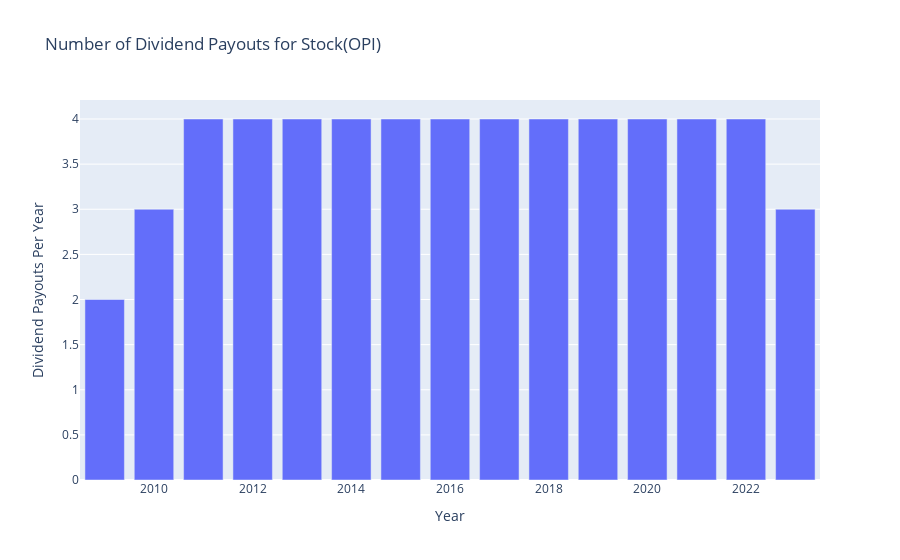

Here is the notebook cell this chart was saved with:
### Code cell
#  plot the data using plotly express
px.bar(df3, x=df3.index, y='Dividend Payouts Per Year', title=f'Number of Dividend Payouts for Stock({ticker})')

### Figure 1 — Plotly figure (JSON) as saved in the notebook; plotly's stock layout.template omitted (floating-point values rounded to 4 significant figures)
{"data": [{"alignmentgroup": "True", "hovertemplate": "Year=%{x}<br>Dividend Payouts Per Year=%{y}<extra></extra>", "legendgroup": "", "marker": {"color": "#636efa", "pattern": {"shape": ""}}, "name": "", "offsetgroup": "", "orientation": "v", "showlegend": false, "textposition": "auto", "type": "bar", "x": [2009, 2010, 2011, 2012, 2013, 2014, 2015, 2016, 2017, 2018, 2019, 2020, 2021, 2022, 2023], "xaxis": "x", "y": [2, 3, 4, 4, 4, 4, 4, 4, 4, 4, 4, 4, 4, 4, 3], "yaxis": "y"}], "layout": {"barmode": "relative", "legend": {"tracegroupgap": 0}, "title": {"text": "Number of Dividend Payouts for Stock(OPI)"}, "xaxis": {"anchor": "y", "domain": [0, 1], "title": {"text": "Year"}}, "yaxis": {"anchor": "x", "domain": [0, 1], "title": {"text": "Dividend Payouts Per Year"}}}}
